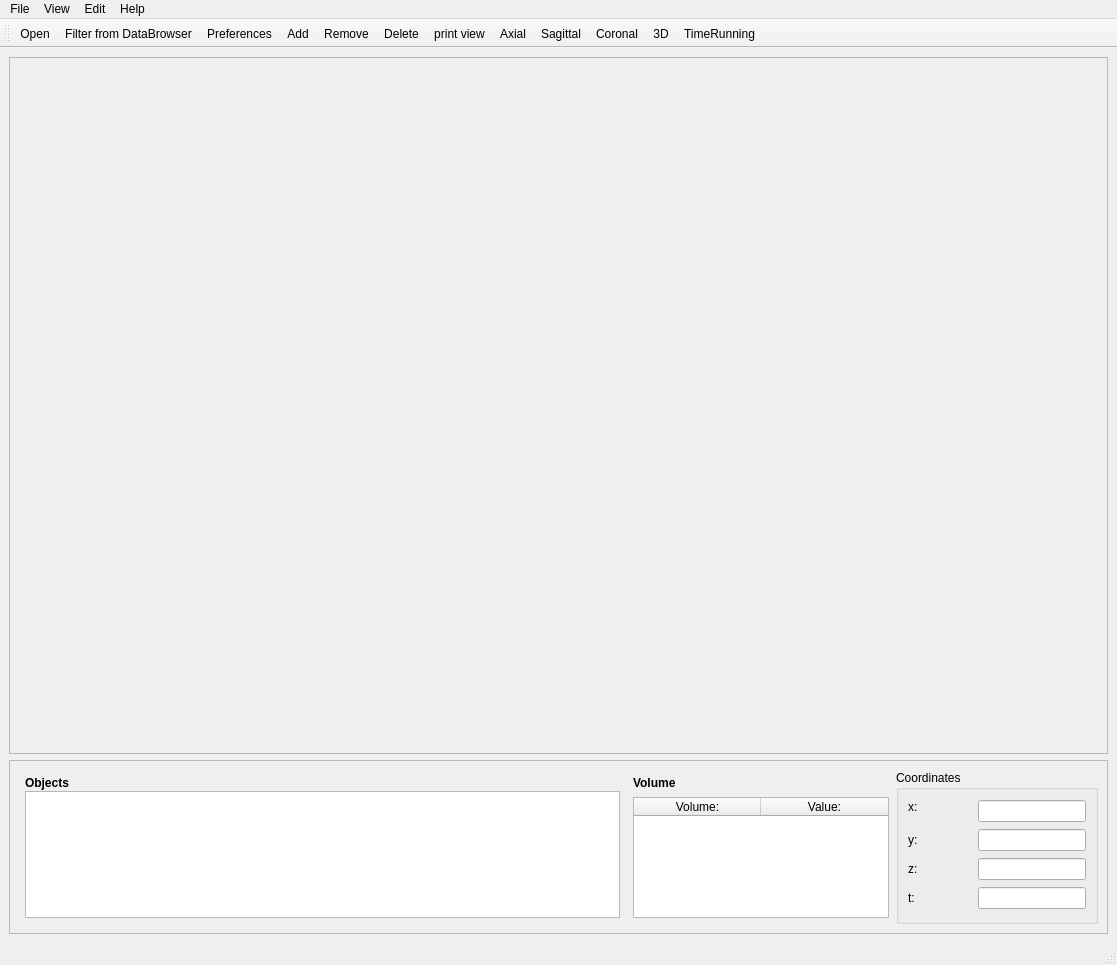
<?xml version="1.0" encoding="UTF-8"?>
<ui version="4.0">
 <class>MainWindow</class>
 <widget class="QMainWindow" name="MainWindow">
  <property name="geometry">
   <rect>
    <x>0</x>
    <y>0</y>
    <width>1117</width>
    <height>965</height>
   </rect>
  </property>
  <property name="windowTitle">
   <string>MainWindow</string>
  </property>
  <widget class="QWidget" name="centralwidget">
   <layout class="QVBoxLayout" name="verticalLayout">
    <item>
     <widget class="QFrame" name="windows">
      <property name="sizePolicy">
       <sizepolicy hsizetype="Preferred" vsizetype="Preferred">
        <horstretch>0</horstretch>
        <verstretch>8</verstretch>
       </sizepolicy>
      </property>
      <property name="minimumSize">
       <size>
        <width>0</width>
        <height>200</height>
       </size>
      </property>
      <property name="baseSize">
       <size>
        <width>0</width>
        <height>0</height>
       </size>
      </property>
      <property name="acceptDrops">
       <bool>true</bool>
      </property>
      <property name="frameShape">
       <enum>QFrame::StyledPanel</enum>
      </property>
      <property name="frameShadow">
       <enum>QFrame::Raised</enum>
      </property>
      <property name="lineWidth">
       <number>1</number>
      </property>
     </widget>
    </item>
    <item>
     <widget class="QFrame" name="frame">
      <property name="sizePolicy">
       <sizepolicy hsizetype="Preferred" vsizetype="Preferred">
        <horstretch>0</horstretch>
        <verstretch>2</verstretch>
       </sizepolicy>
      </property>
      <property name="frameShape">
       <enum>QFrame::StyledPanel</enum>
      </property>
      <property name="frameShadow">
       <enum>QFrame::Raised</enum>
      </property>
      <layout class="QHBoxLayout" name="horizontalLayout" stretch="0,0,0">
       <property name="spacing">
        <number>7</number>
       </property>
       <item>
        <widget class="QWidget" name="objectWidget" native="true">
         <property name="sizePolicy">
          <sizepolicy hsizetype="Preferred" vsizetype="Preferred">
           <horstretch>3</horstretch>
           <verstretch>0</verstretch>
          </sizepolicy>
         </property>
         <layout class="QVBoxLayout" name="Objectbox" stretch="0,0">
          <property name="spacing">
           <number>1</number>
          </property>
          <property name="leftMargin">
           <number>6</number>
          </property>
          <property name="topMargin">
           <number>6</number>
          </property>
          <property name="rightMargin">
           <number>6</number>
          </property>
          <property name="bottomMargin">
           <number>6</number>
          </property>
          <item>
           <widget class="QLabel" name="label_6">
            <property name="sizePolicy">
             <sizepolicy hsizetype="Preferred" vsizetype="Preferred">
              <horstretch>0</horstretch>
              <verstretch>0</verstretch>
             </sizepolicy>
            </property>
            <property name="font">
             <font>
              <pointsize>9</pointsize>
              <weight>75</weight>
              <bold>true</bold>
             </font>
            </property>
            <property name="text">
             <string>Objects</string>
            </property>
            <property name="margin">
             <number>4</number>
            </property>
           </widget>
          </item>
          <item>
           <widget class="QListWidget" name="objectslist">
            <property name="sizePolicy">
             <sizepolicy hsizetype="Expanding" vsizetype="Expanding">
              <horstretch>2</horstretch>
              <verstretch>0</verstretch>
             </sizepolicy>
            </property>
           </widget>
          </item>
         </layout>
        </widget>
       </item>
       <item>
        <layout class="QVBoxLayout" name="volumeWidget" stretch="0,0">
         <property name="topMargin">
          <number>6</number>
         </property>
         <property name="bottomMargin">
          <number>6</number>
         </property>
         <item>
          <widget class="QLabel" name="label_7">
           <property name="font">
            <font>
             <weight>75</weight>
             <bold>true</bold>
            </font>
           </property>
           <property name="text">
            <string>Volume</string>
           </property>
           <property name="margin">
            <number>4</number>
           </property>
          </widget>
         </item>
         <item>
          <widget class="QTableWidget" name="volumesBox">
           <property name="sizePolicy">
            <sizepolicy hsizetype="Expanding" vsizetype="Expanding">
             <horstretch>0</horstretch>
             <verstretch>0</verstretch>
            </sizepolicy>
           </property>
           <property name="editTriggers">
            <set>QAbstractItemView::NoEditTriggers</set>
           </property>
           <attribute name="horizontalHeaderMinimumSectionSize">
            <number>38</number>
           </attribute>
           <attribute name="horizontalHeaderDefaultSectionSize">
            <number>127</number>
           </attribute>
           <column>
            <property name="text">
             <string>Volume:</string>
            </property>
           </column>
           <column>
            <property name="text">
             <string>Value:</string>
            </property>
           </column>
          </widget>
         </item>
        </layout>
       </item>
       <item>
        <widget class="QGroupBox" name="groupBox">
         <property name="sizePolicy">
          <sizepolicy hsizetype="Preferred" vsizetype="Preferred">
           <horstretch>1</horstretch>
           <verstretch>0</verstretch>
          </sizepolicy>
         </property>
         <property name="sizeIncrement">
          <size>
           <width>0</width>
           <height>0</height>
          </size>
         </property>
         <property name="title">
          <string>Coordinates</string>
         </property>
         <layout class="QGridLayout">
          <property name="spacing">
           <number>6</number>
          </property>
          <item row="0" column="0">
           <widget class="QLabel" name="infoLabel">
            <property name="text">
             <string>x:</string>
            </property>
            <property name="alignment">
             <set>Qt::AlignLeading|Qt::AlignLeft|Qt::AlignTop</set>
            </property>
           </widget>
          </item>
          <item row="0" column="1">
           <spacer>
            <property name="orientation">
             <enum>Qt::Horizontal</enum>
            </property>
            <property name="sizeHint" stdset="0">
             <size>
              <width>11</width>
              <height>20</height>
             </size>
            </property>
           </spacer>
          </item>
          <item row="0" column="2">
           <widget class="QLineEdit" name="coordXEdit"/>
          </item>
          <item row="1" column="0">
           <widget class="QLabel" name="label_2">
            <property name="text">
             <string>y:</string>
            </property>
           </widget>
          </item>
          <item row="1" column="1">
           <spacer>
            <property name="orientation">
             <enum>Qt::Horizontal</enum>
            </property>
            <property name="sizeHint" stdset="0">
             <size>
              <width>11</width>
              <height>20</height>
             </size>
            </property>
           </spacer>
          </item>
          <item row="1" column="2">
           <widget class="QLineEdit" name="coordYEdit"/>
          </item>
          <item row="2" column="0">
           <widget class="QLabel" name="label_3">
            <property name="text">
             <string>z:</string>
            </property>
           </widget>
          </item>
          <item row="2" column="1">
           <spacer>
            <property name="orientation">
             <enum>Qt::Horizontal</enum>
            </property>
            <property name="sizeHint" stdset="0">
             <size>
              <width>11</width>
              <height>20</height>
             </size>
            </property>
           </spacer>
          </item>
          <item row="2" column="2">
           <widget class="QLineEdit" name="coordZEdit"/>
          </item>
          <item row="3" column="0">
           <widget class="QLabel" name="label_4">
            <property name="text">
             <string>t:</string>
            </property>
           </widget>
          </item>
          <item row="3" column="1">
           <spacer>
            <property name="orientation">
             <enum>Qt::Horizontal</enum>
            </property>
            <property name="sizeHint" stdset="0">
             <size>
              <width>11</width>
              <height>20</height>
             </size>
            </property>
           </spacer>
          </item>
          <item row="3" column="2">
           <widget class="QLineEdit" name="coordTEdit"/>
          </item>
         </layout>
        </widget>
       </item>
      </layout>
     </widget>
    </item>
   </layout>
  </widget>
  <widget class="QMenuBar" name="menubar">
   <property name="enabled">
    <bool>true</bool>
   </property>
   <property name="geometry">
    <rect>
     <x>0</x>
     <y>0</y>
     <width>1117</width>
     <height>20</height>
    </rect>
   </property>
   <property name="baseSize">
    <size>
     <width>0</width>
     <height>0</height>
    </size>
   </property>
   <widget class="QMenu" name="menuFile">
    <property name="title">
     <string>File</string>
    </property>
    <addaction name="fileOpenAction"/>
    <addaction name="separator"/>
    <addaction name="filterAction"/>
    <addaction name="separator"/>
    <addaction name="actionRecent_file"/>
    <addaction name="separator"/>
    <addaction name="actionSave"/>
    <addaction name="separator"/>
    <addaction name="fileExitAction"/>
   </widget>
   <widget class="QMenu" name="menuView">
    <property name="title">
     <string>View</string>
    </property>
    <addaction name="viewEnable_Volume_RenderingAction"/>
    <addaction name="separator"/>
    <addaction name="viewOpen_Anatomist_main_window"/>
    <addaction name="separator"/>
   </widget>
   <widget class="QMenu" name="menuHelp">
    <property name="title">
     <string>Help</string>
    </property>
   </widget>
   <widget class="QMenu" name="menuEdit">
    <property name="title">
     <string>Edit</string>
    </property>
    <addaction name="actionPreferences"/>
    <addaction name="separator"/>
   </widget>
   <addaction name="menuFile"/>
   <addaction name="menuView"/>
   <addaction name="menuEdit"/>
   <addaction name="menuHelp"/>
  </widget>
  <widget class="QStatusBar" name="statusbar">
   <property name="enabled">
    <bool>true</bool>
   </property>
  </widget>
  <widget class="QToolBar" name="toolBar">
   <property name="windowTitle">
    <string>toolBar</string>
   </property>
   <property name="iconSize">
    <size>
     <width>23</width>
     <height>20</height>
    </size>
   </property>
   <attribute name="toolBarArea">
    <enum>TopToolBarArea</enum>
   </attribute>
   <attribute name="toolBarBreak">
    <bool>false</bool>
   </attribute>
   <addaction name="fileOpenAction"/>
   <addaction name="filterAction"/>
   <addaction name="actionPreferences"/>
   <addaction name="editAddAction"/>
   <addaction name="editRemoveAction"/>
   <addaction name="editDeleteAction"/>
   <addaction name="actionprint_view"/>
   <addaction name="actionAxial"/>
   <addaction name="actionSagittal"/>
   <addaction name="actionCoronal"/>
   <addaction name="action3D"/>
   <addaction name="actionTimeRunning"/>
  </widget>
  <action name="filterAction">
   <property name="icon">
    <iconset resource="IconResources.qrc">
     <normaloff>:/database.png</normaloff>:/database.png</iconset>
   </property>
   <property name="text">
    <string>Filter from DataBrowser</string>
   </property>
  </action>
  <action name="actionAdd_from_directory">
   <property name="text">
    <string>Add from directory</string>
   </property>
  </action>
  <action name="actionRecent_file">
   <property name="text">
    <string>Recent file</string>
   </property>
  </action>
  <action name="viewEnable_Volume_RenderingAction">
   <property name="checkable">
    <bool>true</bool>
   </property>
   <property name="text">
    <string>Enable volume rendering</string>
   </property>
  </action>
  <action name="fileOpenAction">
   <property name="icon">
    <iconset resource="IconResources.qrc">
     <normaloff>:/folder.png</normaloff>:/folder.png</iconset>
   </property>
   <property name="text">
    <string>Open</string>
   </property>
  </action>
  <action name="actionSave">
   <property name="text">
    <string>Save</string>
   </property>
  </action>
  <action name="fileExitAction">
   <property name="text">
    <string>Exit</string>
   </property>
  </action>
  <action name="editAddAction">
   <property name="icon">
    <iconset resource="IconResources.qrc">
     <normaloff>:/plus.png</normaloff>:/plus.png</iconset>
   </property>
   <property name="text">
    <string>Add</string>
   </property>
   <property name="toolTip">
    <string>Add image to view</string>
   </property>
   <property name="shortcut">
    <string>+</string>
   </property>
  </action>
  <action name="editRemoveAction">
   <property name="icon">
    <iconset resource="IconResources.qrc">
     <normaloff>:/signe-moins.png</normaloff>:/signe-moins.png</iconset>
   </property>
   <property name="text">
    <string>Remove</string>
   </property>
   <property name="toolTip">
    <string>Remove image from view</string>
   </property>
   <property name="shortcut">
    <string>-</string>
   </property>
  </action>
  <action name="editDeleteAction">
   <property name="icon">
    <iconset resource="IconResources.qrc">
     <normaloff>:/delete.png</normaloff>:/delete.png</iconset>
   </property>
   <property name="text">
    <string>Delete</string>
   </property>
   <property name="toolTip">
    <string>Delete file from dataviewer</string>
   </property>
   <property name="shortcut">
    <string>Ctrl+Del</string>
   </property>
  </action>
  <action name="viewOpen_Anatomist_main_window">
   <property name="text">
    <string>Open Anatomist main window</string>
   </property>
  </action>
  <action name="actionprint_view">
   <property name="icon">
    <iconset resource="IconResources.qrc">
     <normaloff>:/camera.png</normaloff>:/camera.png</iconset>
   </property>
   <property name="text">
    <string>print view</string>
   </property>
   <property name="toolTip">
    <string>print actual view</string>
   </property>
  </action>
  <action name="actionAxial">
   <property name="checkable">
    <bool>true</bool>
   </property>
   <property name="icon">
    <iconset resource="IconResources.qrc">
     <normaloff>:/RE_ Icons/ax-01.png</normaloff>:/RE_ Icons/ax-01.png</iconset>
   </property>
   <property name="text">
    <string>Axial</string>
   </property>
   <property name="toolTip">
    <string>Show Axial view</string>
   </property>
  </action>
  <action name="actionSagittal">
   <property name="checkable">
    <bool>true</bool>
   </property>
   <property name="icon">
    <iconset resource="IconResources.qrc">
     <normaloff>:/RE_ Icons/sag-01.png</normaloff>:/RE_ Icons/sag-01.png</iconset>
   </property>
   <property name="text">
    <string>Sagittal</string>
   </property>
   <property name="toolTip">
    <string>Show Sagittal view</string>
   </property>
  </action>
  <action name="actionCoronal">
   <property name="checkable">
    <bool>true</bool>
   </property>
   <property name="icon">
    <iconset resource="IconResources.qrc">
     <normaloff>:/RE_ Icons/coro-01.png</normaloff>:/RE_ Icons/coro-01.png</iconset>
   </property>
   <property name="text">
    <string>Coronal</string>
   </property>
   <property name="toolTip">
    <string>Show coronal view</string>
   </property>
  </action>
  <action name="action3D">
   <property name="checkable">
    <bool>true</bool>
   </property>
   <property name="icon">
    <iconset resource="IconResources.qrc">
     <normaloff>:/RE_ Icons/dimension-01.png</normaloff>:/RE_ Icons/dimension-01.png</iconset>
   </property>
   <property name="text">
    <string>3D</string>
   </property>
   <property name="toolTip">
    <string>Show view in 3D</string>
   </property>
  </action>
  <action name="actionPreferences">
   <property name="icon">
    <iconset resource="IconResources.qrc">
     <normaloff>:/settings.png</normaloff>:/settings.png</iconset>
   </property>
   <property name="text">
    <string>Preferences</string>
   </property>
  </action>
  <action name="actionTimeRunning">
   <property name="checkable">
    <bool>true</bool>
   </property>
   <property name="icon">
    <iconset resource="IconResources.qrc">
     <normaloff>:/play.png</normaloff>:/play.png</iconset>
   </property>
   <property name="text">
    <string>TimeRunning</string>
   </property>
   <property name="toolTip">
    <string>Display time images automatically by choosing the frame rate in the settings</string>
   </property>
  </action>
 </widget>
 <resources>
  <include location="IconResources.qrc"/>
 </resources>
 <connections/>
</ui>
